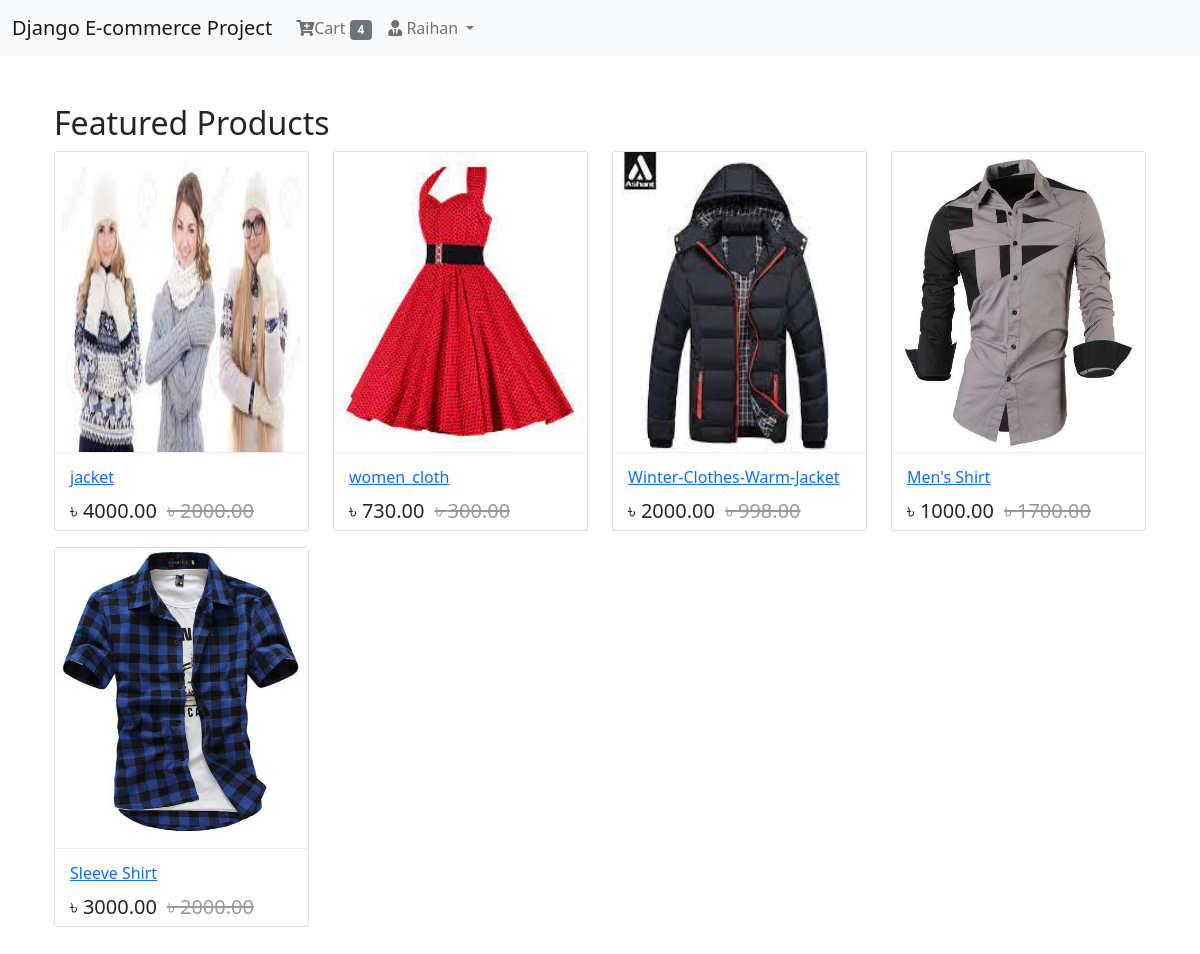
The page / (signed in) on the database its author committed.
### App_Login/models.py (models this page shows, shortened)
class User(AbstractBaseUser, PermissionsMixin):
    email = models.EmailField(unique=True, null=False)
    is_staff = models.BooleanField(
        ugettext_lazy('staff status'),
        default=False,
        help_text = ugettext_lazy(' Designates whether the user can log in this site ')
    )
    is_active = models.BooleanField(
        ugettext_lazy('active'),
        default=False,
        help_text = ugettext_lazy(' Designates whether this user should be treated as active. Unselected this instead of deleting accounts')
    )
    USERNAME_FIELD = 'email'
    objects = MyUserManager()

class Profile(models.Model):
    user = models.OneToOneField(User, on_delete=models.CASCADE, related_name='profile',)
    username = models.CharField(max_length=264, blank=True)
    full_name = models.CharField(max_length=264, blank=True)
    address_1 = models.TextField(max_length=300, blank=True)
    city = models.CharField(max_length=40, blank=True)
    zipcode = models.CharField(max_length=10, blank=True)
    country = models.CharField(max_length=50, blank=True)
    phone = models.CharField(max_length=20, blank=True)
    date_joined = models.DateTimeField(auto_now_add=True)

### App_Order/models.py (models this page shows, shortened)
class Order(models.Model):
    orderitems = models.ManyToManyField(Cart)
    user = models.ForeignKey(settings.AUTH_USER_MODEL, on_delete=models.CASCADE)
    ordered = models.BooleanField(default=False)
    created = models.DateTimeField(auto_now_add=True)
    paymentId = models.CharField(max_length=264, blank=True, null=True)
    orderId = models.CharField(max_length=264, blank=True, null=True)

### App_Shop/models.py (models this page shows, shortened)
class Product(models.Model):
    mainimage = models.ImageField(upload_to='Products')
    name = models.CharField(max_length=264)
    category = models.ForeignKey(Category, on_delete=models.CASCADE, related_name='category')
    preview_text = models.TextField(max_length=200, verbose_name='Preview Text')
    detail_text = models.TextField(max_length=200, verbose_name='Description')
    price = models.FloatField()
    old_price = models.FloatField(default=0.00)
    created = models.DateTimeField(auto_now_add=True)
    class Meta:
        ordering = ['-created',]

### App_Shop/views.py (the view)
# urls.py: path('', views.Home.as_view(), name='home'),
class Home(ListView):
    model = Product
    template_name = 'App_Shop/home.html'

### App_Order/templatetags/cart_tag.py (called while the page is built)
@register.filter
def cart_total(user):
    order =Order.objects.filter(user=user, ordered=False)
    if order.exists():
        return order[0].orderitems.count()
    else:
        return 0

### templates/App_Shop/home.html
{% extends 'base.html' %}
{% block body_block %}
<div class="container my-5">
    <h2 my-5>Featured Products</h2>
    <div class="row">
        {% for product in object_list %}
        <div class="col-md-6 col-sm-12 col-lg-3">
            <figure class="card card-product">
                <div class="img_wrap">
                    <img src="/media/{{product.mainimage}} " style="width: 100%;" height="300px" alt="">
                </div>
                <figcaption class="info-wrap">
                    <h6 class="title"><a href=" {% url 'App_Shop:product_detail' pk=product.pk %} ">{{product.name}}</a></h6>
                    <div class="action-wrap">
                    <div class="price-wrap h5">
                        <span class="price-new">&#2547; {{product.price|floatformat:2}}</span>
                        <span class="price-old"><strike>&#2547; {{product.old_price|floatformat:2}}</strike></span>
                    </div>
                    </div>
                </figcaption>
            </figure>
        </div>
        {% endfor %}
    </div>
</div>
{% endblock %}

### templates/navbar.html (shortened to what this page needs)
{% load cart_tag %}
<nav class="navbar navbar-expand-lg navbar-light bg-light">
    <div class="container-fluid">
      <a class="navbar-brand" href="{% url 'App_Shop:home' %}">Django E-commerce Project</a>
      <div class="collapse navbar-collapse" id="navbarSupportedContent">
        <ul class="navbar-nav me-auto mb-2 mb-lg-0 ml-auto">
            {% if request.user.is_authenticated %}
          <li class="nav-item">
            <a class="nav-link" href="{% url 'App_Order:cart' %} "><i class="fas fa-cart-plus" ></i>Cart
              <span class="badge bg-secondary"> {{request.user | cart_total }} </span>
            </a>
          </li>
          <li class="nav-item dropdown">
            <a class="nav-link dropdown-toggle" href="#" id="navbarDropdown" role="button" data-bs-toggle="dropdown" aria-expanded="false">
                <i class="fa fa-user-tie"></i>
                {{request.user.profile.username}}
            </a>
          </li>
          {% else %}
          <li class="nav-item">
              <a href=" {% url 'App_Login:login' %} " class="btn btn-primary">Login</a>
          </li>
          {% endif %}
        </ul>
      </div>
    </div>
  </nav>

### templates/base.html (style rules this page uses)
.card { height: 380px; }
.card-product:after { content: ''; display: table; clear: both; visibility: hidden; }
.card-product .price-new, .card-product .price { margin-right: 5px; }
.card-product .price-old { color: #999; }
.card-product .info-wrap { overflow: hidden; padding: 15px; border-top: 1px solid #eee; }
.card-product .action-wrap { padding-top: 4px; margin-top: 4px; }
.card-product .title { margin-top: 0px; }

### rows shown on the page
User: user|cart_total "4", user.profile.username "Raihan"
Product: mainimage (picture), name "jacket", price "4000.00", old_price "2000.00"
Product: mainimage (picture), name "women_cloth", price "730.00", old_price "300.00"
Product: mainimage (picture), name "Winter-Clothes-Warm-Jacket", price "2000.00", old_price "998.00"
Product: mainimage (picture), name "Men's Shirt", price "1000.00", old_price "1700.00"
Product: mainimage (picture), name "Sleeve Shirt", price "3000.00", old_price "2000.00"
